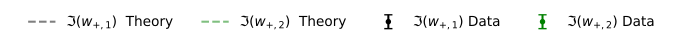

Python code for this plot:
#!/usr/bin/env python3
# -*- coding: utf-8 -*-
"""
Created on Thu Jan 11 15:14:27 2024

@author: aaa
"""

import os
import numpy as np
import shutil
import matplotlib.pyplot as plt
from scipy.fft import rfft, rfftfreq, fft, fftfreq, dct, dst
from mpl_toolkits import mplot3d
from matplotlib.gridspec import GridSpec
plt.rcParams.update({'figure.max_open_warning': 0})
from PIL import Image as im
from scipy.optimize import curve_fit as fit
from scipy.special import jv

fig = plt.figure(figsize=(8.5,0.1), dpi=200)
# fig.suptitle(inf_file_name)
gs = GridSpec(2,2, figure=fig, wspace=0, hspace=0, top=1, bottom=0.135)
ax=fig.add_subplot()
ax.tick_params(axis="both", labelleft=False, left = False, labelbottom=False, bottom = False)
ax.set_frame_on(False)
ax.plot([], "k--", alpha=0.5,label="$\Im(w_{+,1})$  Theory")    
ax.errorbar([], [], [], fmt="k.", capsize=3, label="$\Im(w_{+,1})$ Data")
ax.plot([], "g--", alpha=0.5,label="$\Im(w_{+,2})$  Theory")    
ax.errorbar([], [], [], fmt="g.", capsize=3, label="$\Im(w_{+,2})$ Data")
fig.legend(ncol=4, framealpha=1,frameon=0, loc=10)
plt.savefig("/home/aaa/Desktop/Fisica/PhD/2023/Grenoble 4th round/Report/Images/legend Im.pdf", format="pdf",bbox_inches="tight")

fig = plt.figure(figsize=(8.5,0.1), dpi=200)# ax.plot([], "r--", alpha=0.5,label="$\Re(w_{+,1})$  Theory")    
# ax.errorbar([], [], [], fmt="r.", capsize=3, label="$\Re(w_{+,1})$ Data")
# ax.plot([], "b--", alpha=0.5,label="$\Re(w_{+,2})$  Theory")    
# ax.errorbar([], [], [], fmt="b.", capsize=3, label="$\Re(w_{+,2})$ Data")
# fig.suptitle(inf_file_name)
gs = GridSpec(2,2, figure=fig, wspace=0, hspace=0, top=1, bottom=0.135)
ax=fig.add_subplot()
ax.tick_params(axis="both", labelleft=False, left = False, labelbottom=False, bottom = False)
ax.set_frame_on(False)
ax.plot([], "b--", alpha=0.5,label="$\Re(w_{+,1})$  Theory")    
ax.errorbar([], [], [], fmt="b.", capsize=3, label="$\Re(w_{+,1})$ Data")
ax.plot([], "r--", alpha=0.5,label="$\Re(w_{+,2})$  Theory")    
ax.errorbar([], [], [], fmt="r.", capsize=3, label="$\Re(w_{+,2})$ Data")
fig.legend(ncol=4, framealpha=1,frameon=0, loc=10)
plt.savefig("/home/aaa/Desktop/Fisica/PhD/2023/Grenoble 4th round/Report/Images/legend Re.pdf", format="pdf",bbox_inches="tight")
